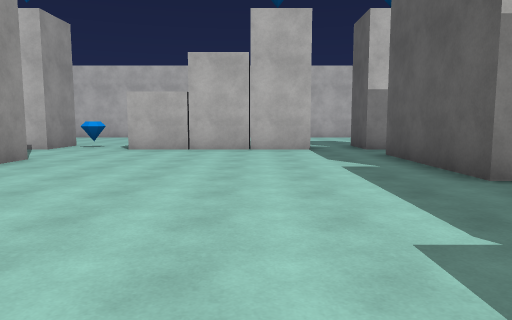
view 1 (above)

24 first-person views from a walk through a scene from a Unity 3-D project. The camera is 1.4 m above the floor, tilts 6° down and sees 70° across. The floor is counted in squares, 2 m on a side. Each view is taken from the middle of a square. On the plan, view 1 faces up. The plan holds only what a view shows up to about 11 squares ahead; the rest is blank. The place goes on beyond the plan. The player character is not drawn. Some surface patterns are stand-ins.

view 2
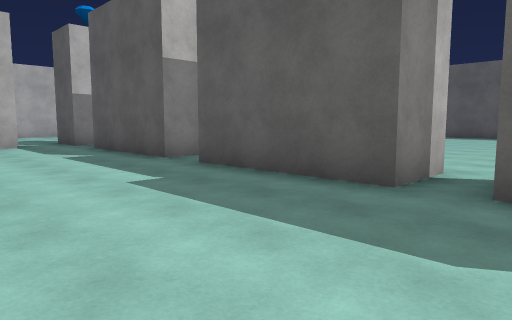

view 3
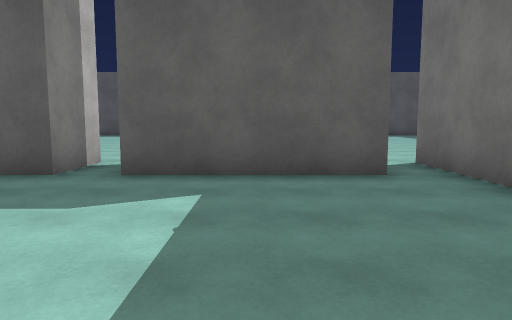

view 4
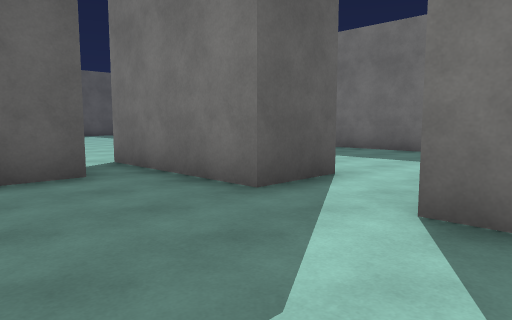

view 5
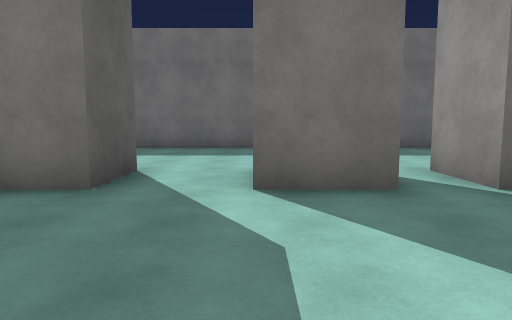

view 6
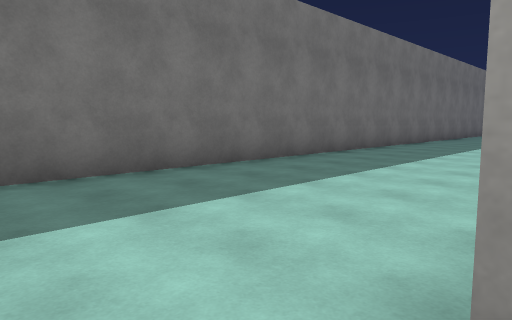

view 7
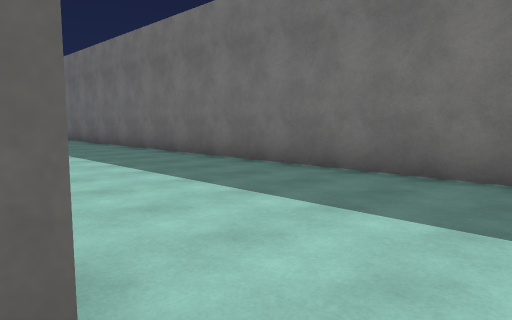

view 8
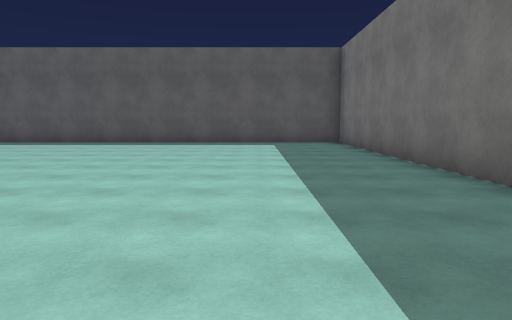

view 9
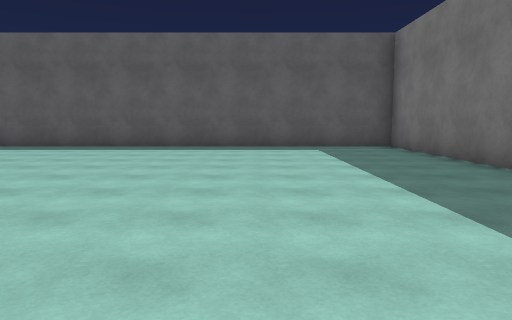

view 10
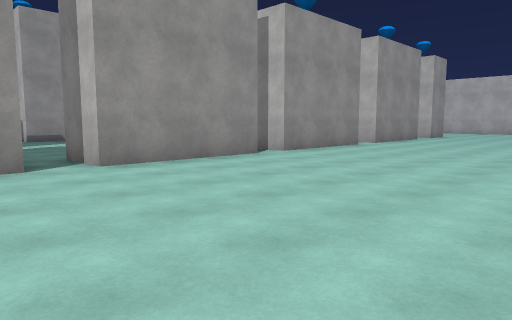

view 11
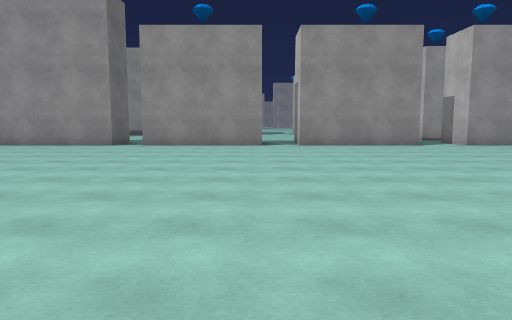

view 12
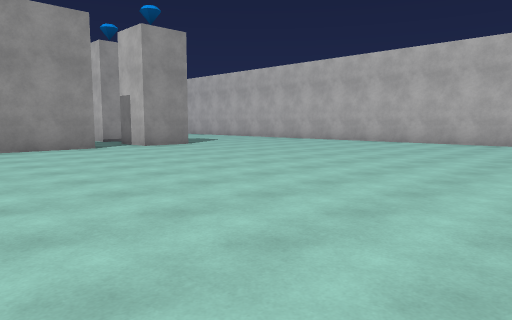

view 13
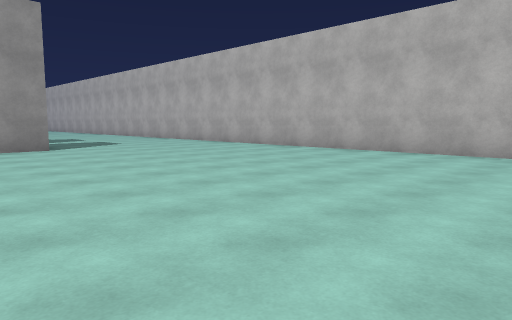

view 14
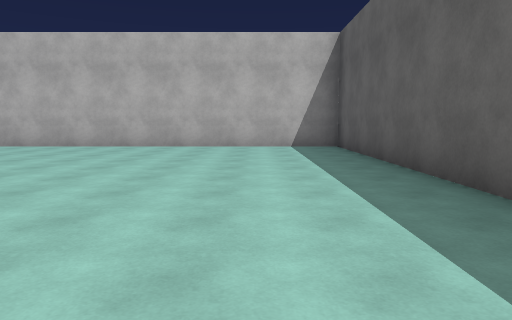

view 15
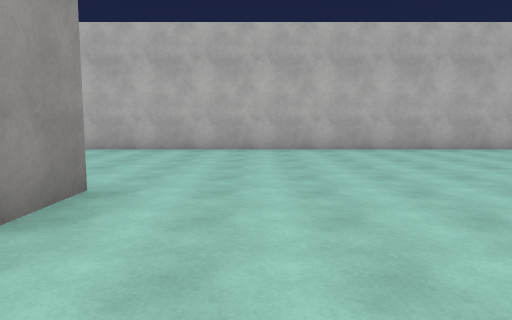

view 16
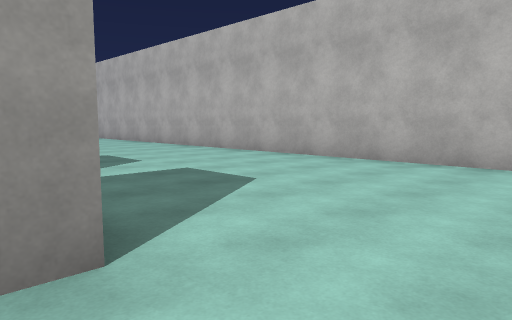

view 17
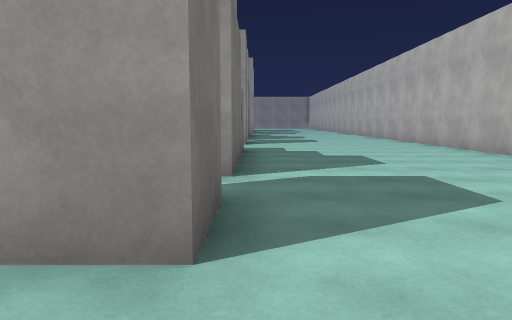

view 18
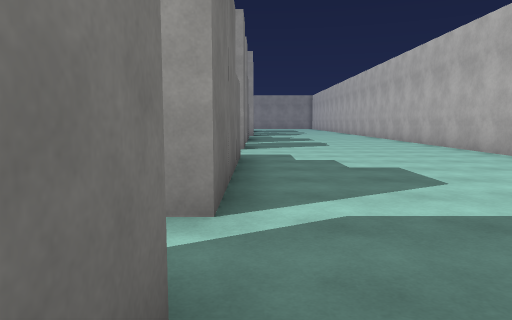

view 19
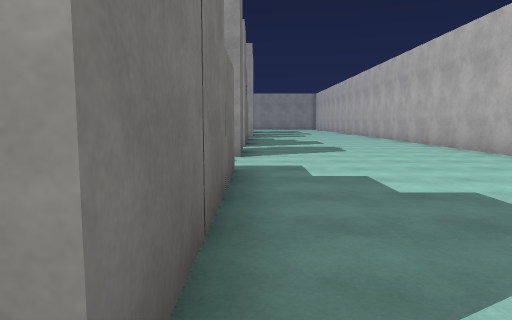

view 20
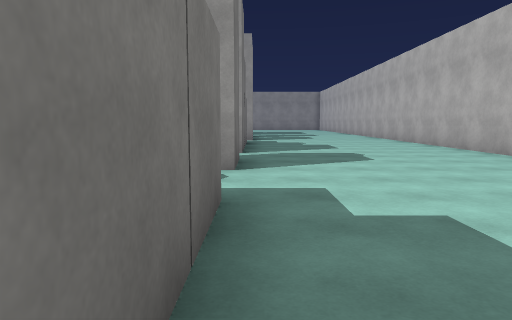

view 21
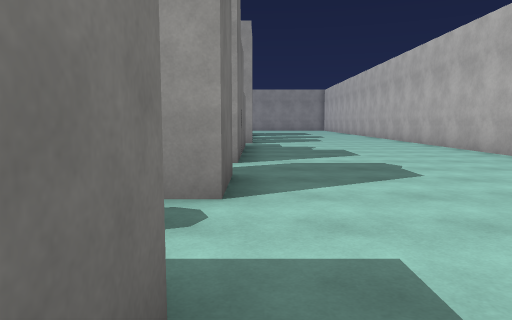

view 22
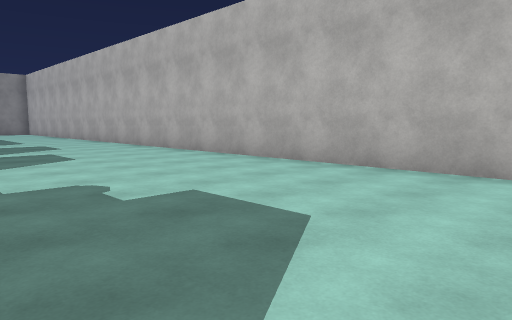

view 23
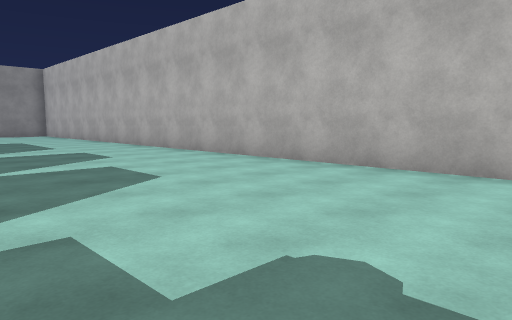

view 24
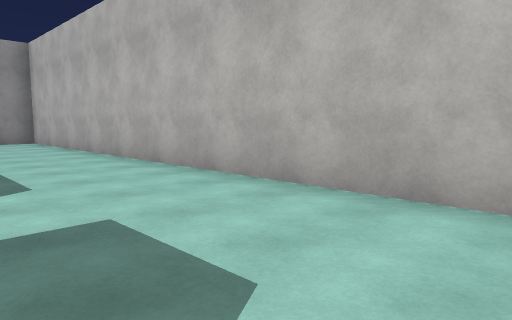

### Floor plan
Points are (right, up) in squares from view 1. A wall is a line through its corners. A room is listed if a view was taken in it or the views show most of it. See-through windows are left out.
Room 1 (views 1, 2, 3, 4, 5, 6, 7, 8, 9, 10, 11, 12, 13, 14, 15, 16, 17, 18, 19, 20, 21, 22, 23, 24)
walls: (-4.2, 6.9) (-4.2, 6); (-3.2, 10.7) (1.4, 10.7) (1.4, 10.2); (1.4, 9.2) (-3.2, 9.2); (-6.9, 10.7) (-5.3, 10.7) (-5.3, 9.2) (-5.9, 9.2); (4.3, 3.2) (4.3, -0.3) (2.8, -0.3) (2.8, 3.2); (-3.5, -5.6) (-3.5, -7.2); (-2.5, -5.7) (-0.9, -5.7); (3.9, -1.2) (4.3, -1.2) (4.3, -4.7) (2.8, -4.7) (2.8, -1.1); (2.8, 9.2) (2.8, 10.7) (4.3, 10.7) (4.3, 9.2) (2.8, 9.2); (4.3, 7.9) (4.3, 4.3) (2.8, 4.3) (2.8, 7.9); (0.7, -7.2) (0.7, -5.7) (4.2, -5.7); (-12.6, 10.7) (-8.1, 10.7); (-10.9, -11.8) (16.3, -11.8) (16.3, -0.8); (16.3, 9.2) (16.3, 16.2) (-29.4, 16.2)
ways out: opening at (-4.9, 2.2)
objects: gem (-4, 10)

Where each view was taken, in squares from view 1:
view 1: 0 up, 0 right, facing up
view 2: 2 down, 1 left, facing up-right
view 3: 3 down, 2 left, facing right
view 4: 3 down, 2 left, facing down-right
view 5: 2 down, 1 left, facing down
view 6: 7 down, 0 right, facing down-left
view 7: 7 down, 0 right, facing down-right
view 8: 9 down, 4 right, facing right
view 9: 8 down, 6 right, facing right
view 10: 7 down, 10 right, facing up-left
view 11: 3 up, 15 right, facing left
view 12: 4 up, 14 right, facing up-left
view 13: 8 up, 14 right, facing up-left
view 14: 6 up, 14 right, facing up
view 15: 7 up, 6 right, facing up
view 16: 10 up, 6 right, facing up-left
view 17: 11 up, 6 right, facing left
view 18: 11 up, 4 right, facing left
view 19: 11 up, 2 right, facing left
view 20: 11 up, 0 right, facing left
view 21: 11 up, 2 left, facing left
view 22: 11 up, 8 left, facing up-left
view 23: 11 up, 11 left, facing up-left
view 24: 13 up, 17 left, facing up-left
